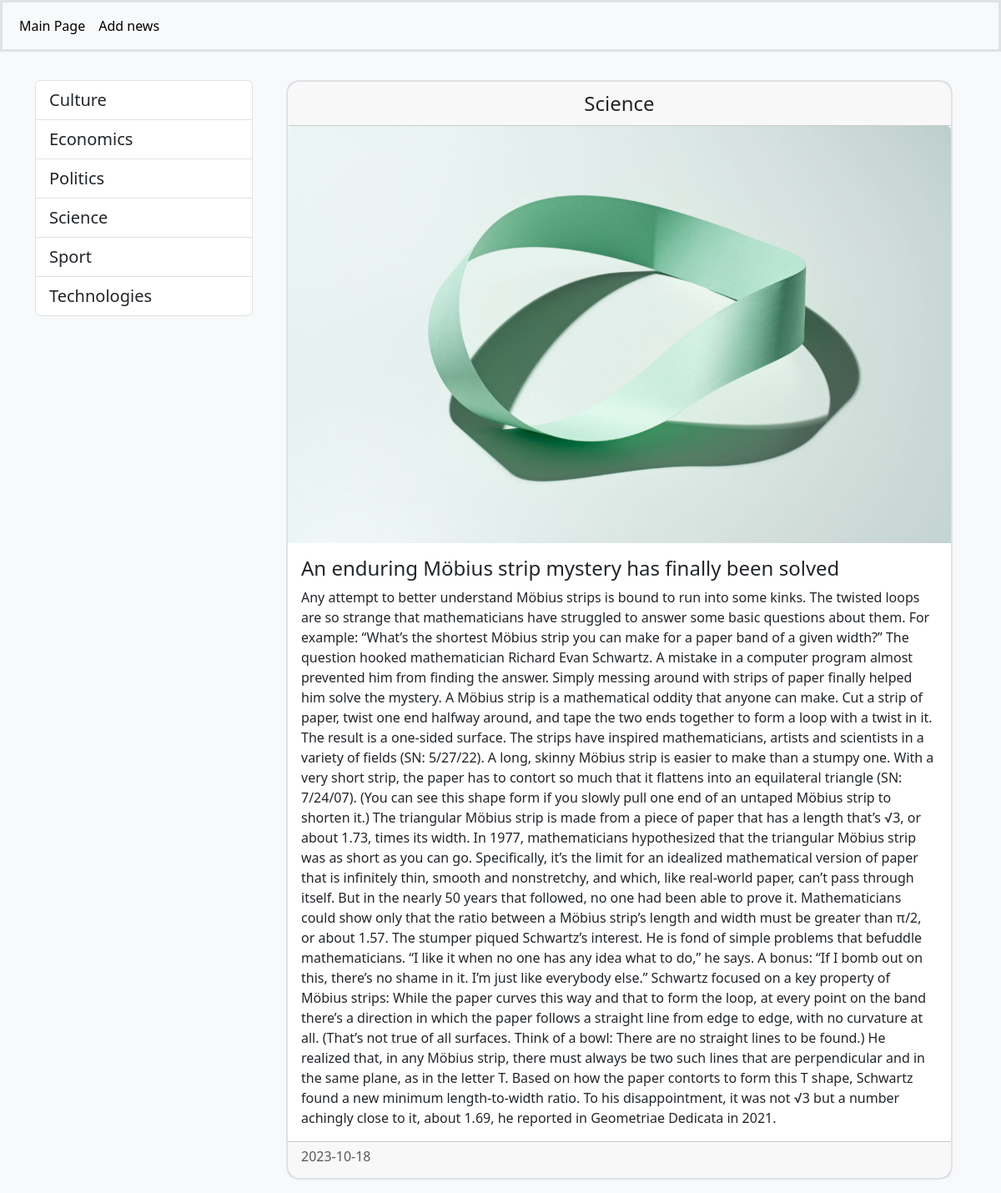
Page /news/26/ on the committed database.
### news/models.py (models this page shows, shortened)
class Category(models.Model):
    title = models.CharField(max_length=100, db_index=True)
    class Meta:
        verbose_name = 'category'
        verbose_name_plural = 'categories'
    def get_absolute_url(self):
       return reverse('category', kwargs={'category_id': self.pk})
    def __str__(self):
        return self.title

class News(models.Model):
    title = models.CharField(max_length=150)
    content = models.TextField()
    created_at = models.DateField(auto_now_add=True)
    updated_at = models.DateField(auto_now=True)
    photo = models.ImageField(upload_to='photos/%Y/%m/%d/', blank=True)
    is_published = models.BooleanField(default=True)
    category = models.ForeignKey('Category', on_delete=models.PROTECT, null=True)
    class Meta:
        verbose_name = 'news'
        verbose_name_plural = 'news'

### news/views.py (the view)
# urls.py: path('news/<int:pk>/', ViewSingleNews.as_view(), name='view_single_news'),
class ViewSingleNews(DetailView):
    model = News
    template_name = 'news/view_single_news.html'
    context_object_name = 'news'

### news/templatetags/news_tags.py (called while the page is built)
@register.simple_tag()
def get_categories():
    return Category.objects.all()

### news/templates/news/view_single_news.html (shortened to what this page needs)
{%extends 'base.html' %}
{% block sidebar%}{%include 'inc/_sidebar.html' %}{% endblock %}
{%block content%}
  <div class="card m-3 text-dark border border-2 rounded-4">
         <div class="card-header" align="center"><a class="text-decoration-none text-dark fs-4" href="{{news.category.get_absolute_url}}">{{news.category|title}}</a></div>
        {% if news.photo%}
        <img src="{{ news.photo.url }}" class="card-img-top" alt="image" height="500">
        {%endif%}
          <div class="card-body">
              <h4 class="card-title">{{news.title}}</h4>
              <p class="card-text">{{news.content}}</p>
          </div>
        <div class="card-footer text-muted"><h6>{{news.created_at|date:"Y-m-d"}}</h6></div>
  </div>
{%endblock%}

### templates/inc/_sidebar.html
{% load news_tags%}
<ul class="list-group mt-3 ">
    {% get_categories as categories%}
    {% for item in categories|dictsort:'title'%}
    <li class="list-group-item"><a class="text-dark text-decoration-none fs-5" href="{{item.get_absolute_url}}">{{item.title|title}}</a>
    </li>
    {% endfor %}
</ul>

### rows in the picture
Category: title "Culture"
Category: title "Economics"
Category: title "Politics"
Category: title "Science"
Category: title "Sport"
Category: title "Technologies"
News: category "Science", photo (picture), title "An enduring Möbius strip mystery has finally been solved", content "Any attempt to better understand Möbius strips is bound to run into some kinks. The twisted loops are so strange that mathematicians have struggled to answer some basic questions about them. For example: “What’s the shortest Möbius strip you can make for a paper band of a given width?” The question hooked mathematician Richard Evan Schwartz. A mistake in a computer program almost prevented him from finding the answer. Simply messing around with strips of paper finally helped him solve the mystery. A Möbius strip is a mathematical oddity that anyone can make. Cut a strip of paper, twist one end halfway around, and tape the two ends together to form a loop with a twist in it. The result is a…", created_at "2023-10-18"
